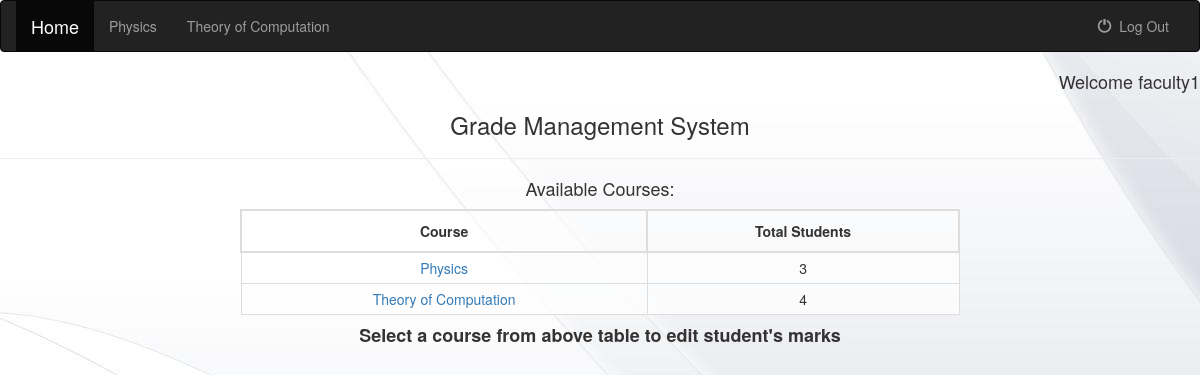
Page /authenticated/ (signed in) on the committed database.
### gms/models.py (models this page shows)
class Courses(models.Model):
	course_name = models.CharField(max_length=30)
	credit = models.PositiveSmallIntegerField(default=3)
	faculty = models.ForeignKey('Faculty',on_delete=models.PROTECT,null=True)
	students = models.ManyToManyField('Student')
	a = models.PositiveSmallIntegerField(default=80)
	b = models.PositiveSmallIntegerField(default=60)
	c = models.PositiveSmallIntegerField(default=40)
	d = models.PositiveSmallIntegerField(default=20)
	def __str__(self):
		return self.course_name

### gms/views.py (the view)
# urls.py: url(r'^authenticated/$',authenticated,name='authenticated'),
@cache_control(no_cache=True, must_revalidate=True, no_store=True)
def authenticated(request):
	usertype="NULL"
	if request.user.is_authenticated():
		try:
			userTemp=Faculty.objects.get(username=request.user.username,password=request.user.password)
			usertype="Faculty"
		except Faculty.DoesNotExist:
			userTemp=None
		if (userTemp==None):
			try:
				userTemp=Student.objects.get(username=request.user.username,password=request.user.password)
				usertype="Student"
			except Student.DoesNotExist:
				userTemp=None
		if (usertype=="Faculty"):
			return render_to_response("faculty.html",{'faculty':userTemp})
		elif (usertype=="Student"):
			grade_arr = []
			courses = userTemp.courses_set.all()
			for course in courses :
				total=course.total_marks_set.get(student=userTemp).total_marks
				if total>course.a :
					grade_arr.append(10)
				elif total>course.b :
					grade_arr.append(8)
				elif total>course.c :
					grade_arr.append(6)
				elif total>course.d :
					grade_arr.append(4)
				else :
					grade_arr.append(0)
			count=0
			sgpa=0
			credits=0
			for course in courses :
				sgpa+=int(course.credit)*int(grade_arr[count])
				count+=1
				credits+=course.credit
			sgpa=float(sgpa)/float(credits)
			sgpa = round(sgpa,2)
			pr=global_var.objects.get(pk=3).publish_result
			return render_to_response("student.html",{'student':userTemp,'courses':courses,'credits':credits,'grade_arr':grade_arr,'sgpa':sgpa,'pr':pr})
		else :
			return redirect('/logout/')
	else:
		return redirect('/logout/')

### gms/template/faculty.html (shortened to what this page needs)
<!DOCTYPE html>
<html>
<head>
	{%load staticfiles%}
	<link rel="stylesheet" href="https://maxcdn.bootstrapcdn.com/bootstrap/3.3.6/css/bootstrap.min.css">
	<link rel="stylesheet" type="text/css" href="{% static 'gms/style.css' %}"/>
</head>
<body>
	<nav class="navbar navbar-inverse">
		<div class="container-fluid">
		<div class="collapse navbar-collapse" id="topNavBar">
			<ul class="nav navbar-nav">
				<li class="active">
					<a class="navbar-brand" href="/authenticated/">Home</a>
				</li>
				{%for courses in faculty.courses_set.all  %}
				<li class="">
					<a href="/authenticated/{{forloop.counter}}">{{courses.course_name}}</a>
				</li>
				{%  endfor %}
			</ul>
			<ul class="nav navbar-nav navbar-right">
				<li class="">
					<a href="/logout/">
						<span class="glyphicon glyphicon-off" aria-hidden="true"></span>&nbsp;
						Log Out
					</a>
				</li>
			</ul>
		</div>
		</div>
	</nav>
	<h4 style="text-align: right;">Welcome {{faculty.first_name}} </h4>
	<h3 style="text-align: center;"> Grade Management System </h3>
	<hr>
	<h4 style="text-align: center;"> Available Courses: </h4>
	<div style="width:60%;margin:0 auto;overflow-x: auto;">
		<table margin="50px">
			<tr>
				<th>Course</th>
				<th>Total Students</th>
			</tr>
			{%for courses in faculty.courses_set.all  %}
				<tr>
					<td>
						<a href="/authenticated/{{forloop.counter}}">{{courses.course_name}}</a>
					</td>
					<td>{{ courses.students.all|length }}</td>
				</tr>
			{%  endfor %}
		</table>
	</div>
	<h4 style="text-align: center;"><strong> Select a course from above table to edit student's marks</strong> </h4>
</body>
</html>

### gms/static/gms/style.css (style rules this page uses)
body { background :white url("images/bg.jpg"); }
table, td { background: rgba(255,255,255,0.5); table-layout: auto; border: 1px solid #ddd; text-align: center; }
th { table-layout: auto; border: 2px solid #ddd; text-align: center; padding: 10px; }
table { border-collapse: collapse; width: 100%; }
td { padding: 5px; }

### rows in the picture
Courses: course_name "Physics", students.all|length "3"
Courses: course_name "Theory of Computation", students.all|length "4"

### other values in the picture
{{ faculty.first_name }} "faculty1"
